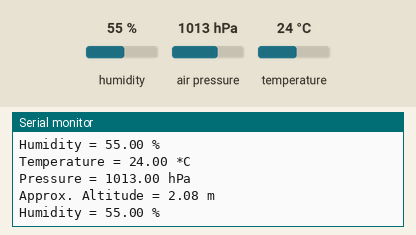
Recording of a program running on a simulated ESP32. Parts: the last lines printed to the serial monitor. The test bench sets the inputs (shaded band); at power-on: humidity 55 %, air pressure 1013 hPa, temperature 24 °C.

Above: at 1.2 s.
1.3 s: humidity set to 22 %
At 2.6 s:
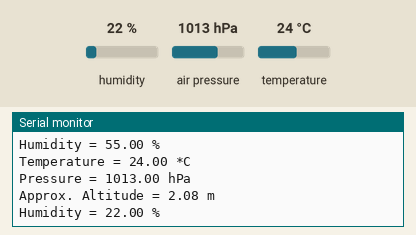
2.8 s: air pressure set to 952 hPa
At 4.0 s:
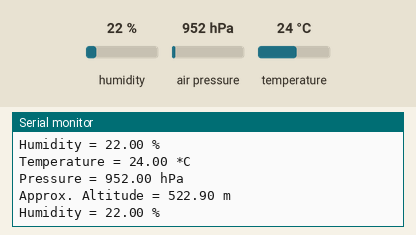

Measured:
- after the input at 1.3 s, the serial monitor: prints a new line after 0.82 s (image 1)
- after the input at 2.8 s, the serial monitor: prints a new line after 0.34 s (image 2)

The program:

main.cpp
```cpp
#include <Wire.h>
#include <Adafruit_Sensor.h>
#include <Adafruit_BME280.h>

/*#include <SPI.h>
#define BME_SCK 18
#define BME_MISO 19
#define BME_MOSI 23
#define BME_CS 5*/

#define SEALEVELPRESSURE_HPA (1013.25)

Adafruit_BME280 bme; // I2C
//Adafruit_BME280 bme(BME_CS); // hardware SPI
//Adafruit_BME280 bme(BME_CS, BME_MOSI, BME_MISO, BME_SCK); // software SPI

unsigned long delayTime;

void printValues() {
  Serial.print("Temperature = ");
  Serial.print(bme.readTemperature());
  Serial.println(" *C");

  // Convert temperature to Fahrenheit
  /*Serial.print("Temperature = ");
  Serial.print(1.8 * bme.readTemperature() + 32);
  Serial.println(" *F");*/

  Serial.print("Pressure = ");
  Serial.print(bme.readPressure() / 100.0F);
  Serial.println(" hPa");

  Serial.print("Approx. Altitude = ");
  Serial.print(bme.readAltitude(SEALEVELPRESSURE_HPA));
  Serial.println(" m");

  Serial.print("Humidity = ");
  Serial.print(bme.readHumidity());
  Serial.println(" %");

  Serial.println();
}

void setup() {
  Serial.begin(9600);
  Serial.println(F("BME280 test"));

  bool status;

  // default settings
  // (you can also pass in a Wire library object like &Wire2)
  status = bme.begin(0x76);
  if (!status) {
    Serial.println("Could not find a valid BME280 sensor, check wiring!");
    while (1);
  }

  Serial.println("-- Default Test --");
  delayTime = 1000;

  Serial.println();
}

void loop() {
  printValues();
  delay(delayTime);
}
```
